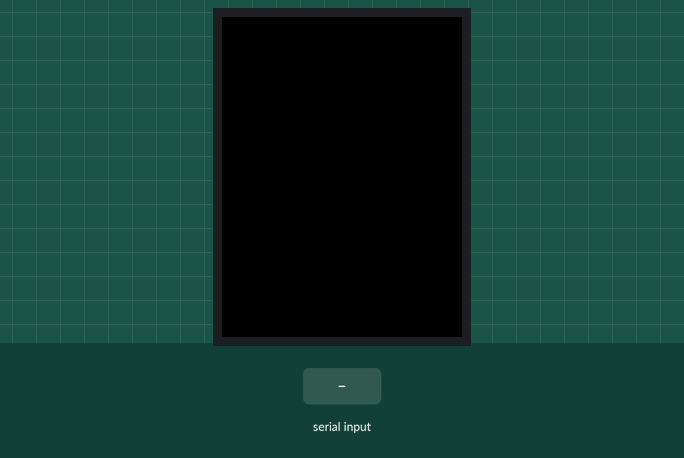
This sketch was run on a simulated ESP32-S3. On the bench: 320×240 colour display. The test bench sets the inputs (shaded band). What the sketch prints to the serial monitor is not drawn.

Above: at 1.4 s.
1.5 s: "1" received over the second serial link
At 3.2 s:
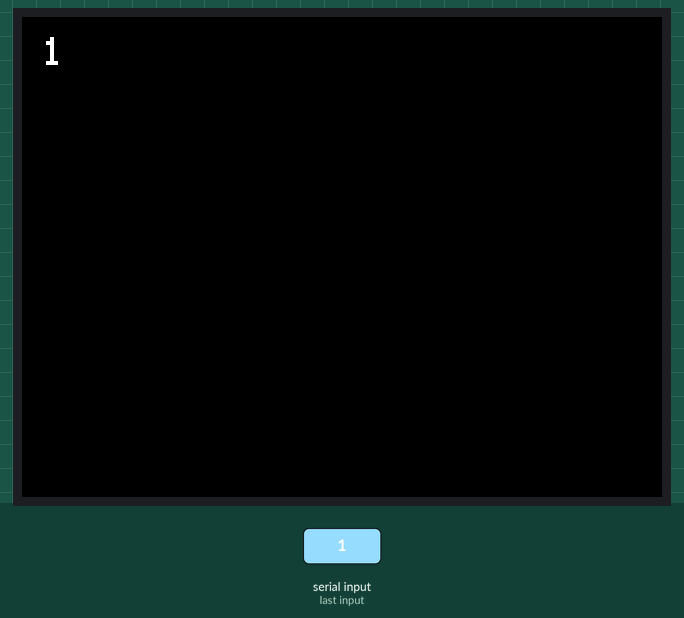
4.0 s: "0" received over the second serial link
6.5 s: "2" received over the second serial link
At 8.2 s:
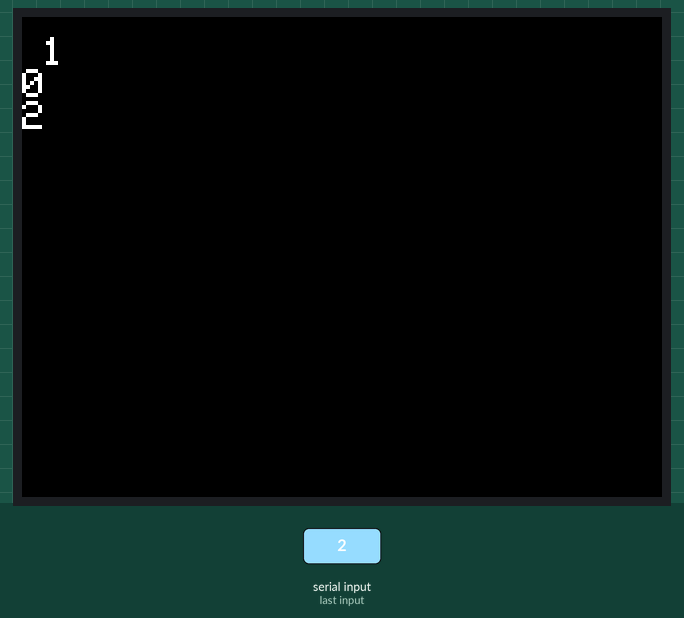
Timing chart, 0 to 9.7 s (numbered marks = the images above; inputs shaded):
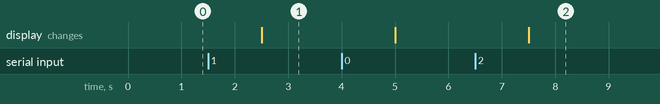

The sketch:

SerialDisplayS3.ino
```cpp
#include <TFT_eSPI.h>  // Graphics library for ST7735 driver chip
#include "pin_config.h"

TFT_eSPI tft = TFT_eSPI();  // Create an instance of the TFT library

void setup(void) {
    Serial.begin(115200);  // Initialize serial communication for debugging
    Serial1.begin(9600, SERIAL_8N1, 18, 17); // Initialize UART1 with RX on GPIO 18 and TX on GPIO 17

    // Initialize the TFT screen
    tft.init();
    tft.setRotation(1);  // Set screen rotation. Adjust as needed.
    tft.fillScreen(TFT_BLACK);  // Fill the screen with a black background

    // Set text properties
    tft.setTextColor(TFT_WHITE);  // Set text color to white
    tft.setTextSize(2);  // Set text size
    tft.setCursor(10, 10);  // Set the cursor position
}

void loop() {
    if(Serial1.available()) {  // If data is available on Serial1
        String data = Serial1.readString();  // Read the data from Serial1

        // Output the data on the TFT display
        tft.println(data);

        // Send the data out on the standard Serial
        Serial.println(data);
    }

    delay(10);  // Short delay for stability
}
```

pin_config.h
```cpp
#pragma once


/*ESP32S3*/
#define PIN_LCD_BL                   38

#define PIN_LCD_D0                   39
#define PIN_LCD_D1                   40
#define PIN_LCD_D2                   41
#define PIN_LCD_D3                   42
#define PIN_LCD_D4                   45
#define PIN_LCD_D5                   46
#define PIN_LCD_D6                   47
#define PIN_LCD_D7                   48

#define PIN_POWER_ON                 15

#define PIN_LCD_RES                  5
#define PIN_LCD_CS                   6
#define PIN_LCD_DC                   7
#define PIN_LCD_WR                   8
#define PIN_LCD_RD                   9

#define PIN_BUTTON_1                 0
#define PIN_BUTTON_2                 14
#define PIN_BAT_VOLT                 4

#define PIN_IIC_SCL                  17
#define PIN_IIC_SDA                  18

#define PIN_TOUCH_INT                16
#define PIN_TOUCH_RES                21
```

Measured:
- after the input at 1.5 s, the display: changes after 1.0 s (image 1)
- after the input at 6.5 s, the display: changes after 1.0 s (image 2)
